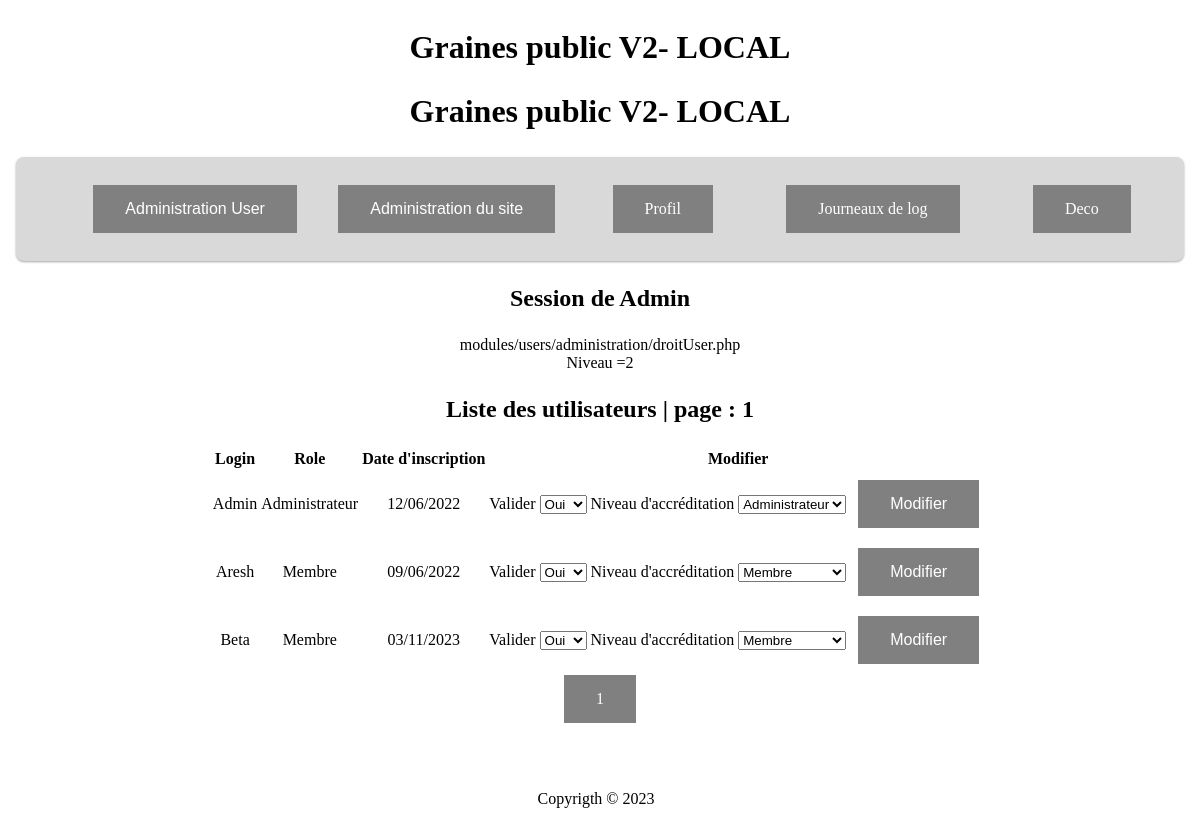
Screenshot of /index.php?idNav=15833056675045 (signed in) with the database file from the repository.
### tables this page shows
CREATE TABLE `dataSite` (
  `idDataSite` int NOT NULL,
  `titre` varchar(50) NOT NULL,
  `sousTitre` varchar(100) NOT NULL,
  `description` varchar(255) NOT NULL,
  `titreHTML` varchar(120) NOT NULL DEFAULT '0'
);

CREATE TABLE `navigation` (
  `idNav` int NOT NULL,
  `nomNav` varchar(30) NOT NULL,
  `cheminNav` varchar(80) NOT NULL,
  `menuVisible` tinyint(1) NOT NULL,
  `zoneMenu` int NOT NULL,
  `ordre` tinyint NOT NULL,
  `niveau` tinyint(1) NOT NULL,
  `valide` tinyint(1) NOT NULL DEFAULT '1',
  `deroulant` tinyint NOT NULL DEFAULT '0',
  `targetRoute` varchar(22) NOT NULL DEFAULT '0',
  `idModule` int DEFAULT NULL
);

CREATE TABLE `users` (
  `idUser` int NOT NULL,
  `token` varchar(16) NOT NULL,
  `email` varchar(80) NOT NULL,
  `prenom` varchar(60) NOT NULL,
  `nom` varchar(60) NOT NULL,
  `login` varchar(60) NOT NULL,
  `mdp` varchar(120) NOT NULL,
  `valide` tinyint(1) NOT NULL DEFAULT '0',
  `role` tinyint(1) NOT NULL DEFAULT '0',
  `dateCreation` datetime NOT NULL DEFAULT CURRENT_TIMESTAMP
);

### index.php (called while the page is built, shortened)
<?php
include 'path.php';
include   $cheminFonctions.'fonctionsDB.php';
include   $cheminFonctions.'formFunction.php';
include   $cheminCorps.'kether.php';
include   $cheminCorps.'head.php';
include   $cheminCorps.'navHigh.php';
include   $cheminCorps.'main.php';
include   $cheminCorps.'foot.php';

### objets/RCUD.php (called while the page is built, shortened)
<?php
class RCUD {
  protected $serverName = "localhost:3306";
  protected $userName = "pillage";
  protected $password = "camille";
  protected $dbName = ["RoleTheDice1901", ""];
  private $sql;
  private $param;
  public function __construct($sql, $param) {
    $this->sql = $sql;
    $this->param = $param;
  }
  public function READ($type) {
    try {
      $conn = new PDO("mysql:host=$this->serverName;dbname=".$this->dbName[$type], $this->userName, $this->password);
      $conn->setAttribute(PDO::ATTR_ERRMODE, PDO::ERRMODE_EXCEPTION);
    } catch(PDOException $e) {
     echo "Error: " . $e->getMessage();
    }
    $data = $conn->prepare($this->sql);
    foreach ($this->param as $key) {
      $data->bindParam($key['prep'],$key['variable']);
    }
    $data->execute();
    $data->setFetchMode(PDO::FETCH_ASSOC);
    $dataTraiter = $data->fetchAll();
    return $dataTraiter;
  }
}

### objets/actionRCUD.php (called while the page is built, shortened)
<?php
class ActionDB {
  public static function select ($SQL, $Param, $type = 0) {
    $read = new RCUD($SQL, $Param);
    return $read->READ($type);
  }
}

### modules/dataSite/objets/getDataSite.php (called while the page is built)
<?php
class GetDataSite {
    public function getElementSite($fields, $tables, $conditionsClause) {
        $sql = new SelectRequest($fields, $tables, $conditionsClause);
        $select = $sql->requestSelect(0, '', 0);
        return ActionDB::select($select, []);
    }
}

### affichages/kether.php (called while the page is built, shortened)
<?php
require 'modules/dataSite/objets/getDataSite.php';
$fields = ['titre', 'sousTitre', 'description', 'titreHTML'];
$table = 'dataSite';
$condition = [['champs'=>'idDataSite', 'operator'=>'=', 'param'=>1]];
$dataSite = new PrintDataSite();
$dataSiteDB = $dataSite->getElementSite($fields, $table, $condition);
$title2 = $dataSiteDB[0]['sousTitre'];
$titleHeader = $dataSiteDB[0]['titreHTML'];

### modules/navigation/bandeau.php (called while the page is built)
<?php
  require 'modules/navigation/objets/getNavigation.php';
  require 'modules/navigation/objets/printNavigation.php';
  $readNav = new PrintNavigation();
  if(isset($_SESSION['role'])) {
      $dataNavBandeau = $readNav->getNav($_SESSION['role']);
  } else {
      $dataNavBandeau = $readNav->getNav(0);
  }
  $readNav->bandeauHaut($dataNavBandeau);

### modules/navigation/objets/getNavigation.php (called while the page is built, shortened)
<?php
Class GetNavigation {
  public function getNav($zoneMenu) {
    $select = "SELECT `nomNav`, `cheminNav`, `zoneMenu`, `ordre`, `niveau`, `valide`, `deroulant`, `targetRoute`
    FROM `navigation`
    WHERE `valide` = 1 AND `niveau` = :niveau AND `menuVisible` = 1 AND `zoneMenu` = 0
    ORDER BY `ordre`";
    $param = [['prep'=>':niveau', 'variable'=>$zoneMenu]];
    return ActionDB::select($select, $param);
  }
  public function getContenus($idNav) {
    $select = "SELECT  `cheminNav`,  `niveau`, `targetRoute` FROM `navigation` WHERE `targetRoute` = :targetRoute AND  `valide` = 1";
    $param = [['prep'=>':targetRoute', 'variable'=>$idNav]];
    return ActionDB::select($select, $param);
  }
}

### modules/users/objets/getUser.php (called while the page is built, shortened)
<?php
Class GetUser {
  public function getUserCurrentPage($premier, $parPage, $valide) {
    $select = "SELECT `idUser`, `login`, `role`, `dateCreation`, `valide` FROM `users` WHERE `valide`  = :valide ORDER BY `login` LIMIT {$premier}, {$parPage}";
    $param = [['prep'=>':valide', 'variable'=>$valide]];
    return ActionDB::select($select, $param);
  }
}

### functions/functionDateTime.php (called while the page is built, shortened)
<?php
function brassageDate($data) {
$date = $data;
$year = substr($date,0,4);
$month = substr($date,5,2);
$day = substr($date,8,2);
$date = $day.'/'.$month.'/'.$year;
return $date;
}

### functions/formFunction.php (called while the page is built, shortened)
<?php
function encodeRoutage($id) {
  $select = "SELECT `route` FROM `routageForm` WHERE `idForm` = :idForm AND `valide` = 1";
  $param = [['prep'=>':idForm', 'variable'=>$id]];
  $data = ActionDB::select($select, $param);
  return 'formulaires/DBaccess.php?route='.$data[0]['route'];
}

### modules/navigation/objets/printNavigation.php (the view, shortened to what this page needs)
<?php
Class PrintNavigation extends GetNavigation {
  public function bandeauHaut($variable){
    echo '<nav class="nav"><ul class="navigationBandeau">';
      foreach ($variable as $key => $value) {
        if(($value['zoneMenu'] == 0)&&($value['deroulant'] == 0)) {
          echo '<li><a href="index.php?idNav='.$value['targetRoute'].'">'.$value['nomNav'].'</a></li>';
        } else {
          echo '<div class="dropdown">';
          echo '<button class="buttonForm">'.$value['nomNav'].'</button>';
          echo '</div>';
        }
      }
    echo '</ul></nav>';
  }
}

### affichages/navHigh.php
<header>
  <div class="hautPage">
    <h1><?=$titleHeader?></h1>
    <h2><?=$title2?></h2>
  </div>
    <?php include   $cheminObjetsNavigation.'bandeau.php'; ?>
</header>

### affichages/main.php (shortened to what this page needs)
<?php
class ControlerAffichage {
  public static function idOrNot($data) {
    if(isset($_SESSION['login'])) {
      echo '<h3>Session de '.$_SESSION['login'].'</h3>';
    } else {
      echo '<h3>Bienvenus</h3>';
    }
  }
  public static function displayNav($data, $session) {
      function dev($route, $dev, $level) {
        if($dev){echo $route;
        echo '<br/>Niveau ='.$level;}
      }
      $dev = true;
      if (isset($data['idNav'])) {
          $idNav = filter($data['idNav']);
          $readNav = new PrintNavigation();
          $chemin = $readNav->getContenus($idNav);
          if (empty($chemin)) {
              deadEnd();
          } elseif ((empty($session)) && ($chemin[0]['niveau'] == 0)) {
              dev($chemin[0]['cheminNav'], $dev, $chemin[0]['niveau']);
              include $chemin[0]['cheminNav'];
              return $idNav;
          } elseif ((isset($session['role'])) && ($session['role'] == $chemin[0]['niveau'])) {
              dev($chemin[0]['cheminNav'], $dev, $chemin[0]['niveau']);
              include $chemin[0]['cheminNav'];
              return $idNav;
          } else {
              dev($chemin[0]['cheminNav'], $dev, $chemin[0]['niveau']);
              deadEnd();
          }
      } else {
          deadEnd();
      }
  }
}
echo '<main>';
  echo '<section>';
    ControlerAffichage::idOrNot($_SESSION);
  $idNav = ControlerAffichage::displayNav($_GET, $_SESSION);
echo '</section>';
echo '</main>';

### modules/users/objets/printUser.php (shortened to what this page needs)
<?php
Class PrintUser extends GetUser{
private $role;
private $yes;
  public function __construct() {
    $ROLES = $this->getRoles();
    $arrayRoles = [];
    foreach ($ROLES as $key => $value) {
      array_push($arrayRoles, $value['typeRole']);
    }
    $this->role = $arrayRoles;
    $this->yes = ['Non', 'Oui'];
  }
  public  function userTable ($variable, $idNav) {
    if ($variable == []) {
      echo '<p>Pas de données</p>';
    } else {
    echo '<div class="flex-rows">
            <table>';
      echo '<tr>
            <th>Login</th>
            <th>Role</th>
            <th>Date d\'inscription</th>
            <th>Modifier</th>
          </tr>';
          foreach ($variable as $key => $value) {
            echo '<tr>
                    <td>'.$value['login'].'</td>
                    <td>'.$this->role[$value['role']].'</td>
                    <td>'.brassageDate($value['dateCreation']).'</td>
                    <td>
                      <form action="'.encodeRoutage(14).'" method="post">
                        <label for="valide">Valider</label>
                        <select  id="valide" name="valide">';
                        for ($i=0; $i < count($this->yes) ; $i++) {
                          if($value['valide'] == $i) {
                            echo '<option value="'.$i.'" selected>'.$this->yes[$value['valide']].'</option>';
                          } else {
                            echo '<option value="'.$i.'">'.$this->yes[$i].'</option>';
                          }
                        }
                        echo'</select>
                        <label for="role">Niveau d\'accréditation</label>
                        <select id="role" name="role">';
                          for ($i=0; $i < count($this->role) ; $i++) {
                            if($value['role'] == $i) {
                              echo '<option value="'.$i.'" selected>'.$this->role[$value['role']].'</option>';
                            } else {
                              echo '<option value="'.$i.'">'.$this->role[$i].'</option>';
                            }
                          }
                        echo'</select>
                        <input type="hidden" name="idUser" value="'.$value['idUser'].'" />
                        <button class="buttonForm" type="submit" name="idNav" value="'.$idNav.'">Modifier</button>
                      </form>
                    </td>
                  </tr>';
          }
    echo '</table>
    </div>';}
  }
}

### css/master.css (style rules this page uses)
:root { --main-background-color: grey; --main-background-MagicForm: #D9D9D9; --main-background-navBar: #D9D9D9; --main-border: none; --main-color: white; --main-padding: 15px 32px; --main-text-align: center; --main-text-decoration: none; --main-display: inline-block; --main-font-size: 16px; --main-cursor: pointer; --main-radius: 0.5em; --main-shadow: 2px 4px 5px 1px #151515; }
body { display: flex; flex-direction: column; min-height: 100vh; justify-content: space-between; }
header { text-align: center; }
main { flex:1; text-align: center; }
h1, h2 { font-size: 2em; }
h3 { font-size: 1.5em; }
a { text-decoration: none; }
.flex-rows { display: flex; flex-direction: row; justify-content: space-around; align-items: flex-start; }
.nav { box-shadow: rgba(0, 0, 0, 0.12) 0px 1px 3px, rgba(0, 0, 0, 0.24) 0px 1px 2px; background: var(--main-background-navBar); border-radius: var(--main-radius); border: 1px solid var(--main-color-interne); margin-left: 0.5em; margin-right: 0.5em; width: auto; padding: 0.25em; }
input, label { margin-bottom: 0.25em; }
.buttonForm { margin: 0.5em; }
.hautPage { text-align: center; }
.navigationBandeau { list-style: none; display: flex; flex-direction: row; justify-content: space-evenly; align-items: center; }
.navigationBandeau li { padding-left: 0.5em; padding-right: 0.5em; margin-left: 1em; margin-right: 1em; text-align: center; }
button { background-color: var(--main-background-color); border: var(--main-border); color: var(--main-color); padding: var(--main-padding); text-align: var(--main-text-align); text-decoration: var(--main-text-decoration); display: var(--main-display); font-size: var(--main-font-size); cursor: var(--main-cursor); }
a { background-color: var(--main-background-color); border: var(--main-border); color: var(--main-color); padding: var(--main-padding); text-align: var(--main-text-align); text-decoration: var(--main-text-decoration); display: var(--main-display); font-size: var(--main-font-size); cursor: var(--main-cursor); }
.dropdown { display: inline-block; }

### rows the page displays
datasite: titreHTML "Graines public V2- LOCAL", sousTitre "Graines public V2- LOCAL"
navigation: nomNav "Administration User"
navigation: nomNav "Administration du site"
navigation: nomNav "Profil"
navigation: nomNav "Journeaux de log"
navigation: nomNav "Deco"
navigation: cheminNav "modules/users/administration/droitUser.php", niveau "2"
users: login "Admin", role "Administrateur", dateCreation "12/06/2022"
users: login "Aresh", role "Membre", dateCreation "09/06/2022"
users: login "Beta", role "Membre", dateCreation "03/11/2023"

### other values shown
$_SESSION['login'] "Admin"
$currentPage "1"
form field valide "Oui"
form field role "Administrateur"
form field role "Membre"
